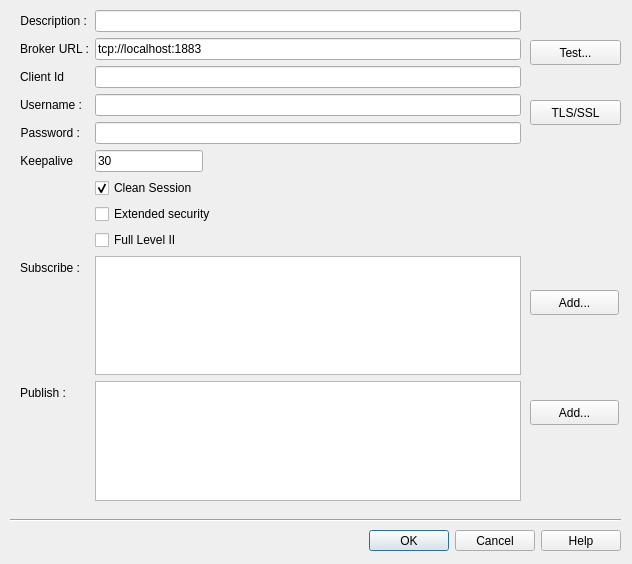
<?xml version="1.0" encoding="UTF-8"?>
<ui version="4.0">
 <class>CDlgConnSettingsMqtt</class>
 <widget class="QDialog" name="CDlgConnSettingsMqtt">
  <property name="geometry">
   <rect>
    <x>0</x>
    <y>0</y>
    <width>632</width>
    <height>564</height>
   </rect>
  </property>
  <property name="baseSize">
   <size>
    <width>0</width>
    <height>0</height>
   </size>
  </property>
  <property name="windowTitle">
   <string>MQTT Connection</string>
  </property>
  <property name="windowIcon">
   <iconset resource="vscpworks.qrc">
    <normaloff>:/process.png</normaloff>:/process.png</iconset>
  </property>
  <widget class="QDialogButtonBox" name="buttonBox">
   <property name="geometry">
    <rect>
     <x>10</x>
     <y>530</y>
     <width>611</width>
     <height>21</height>
    </rect>
   </property>
   <property name="orientation">
    <enum>Qt::Horizontal</enum>
   </property>
   <property name="standardButtons">
    <set>QDialogButtonBox::Cancel|QDialogButtonBox::Help|QDialogButtonBox::Ok</set>
   </property>
   <property name="centerButtons">
    <bool>false</bool>
   </property>
  </widget>
  <widget class="QWidget" name="formLayoutWidget">
   <property name="geometry">
    <rect>
     <x>20</x>
     <y>10</y>
     <width>501</width>
     <height>491</height>
    </rect>
   </property>
   <layout class="QFormLayout" name="formLayout">
    <item row="0" column="0">
     <widget class="QLabel" name="label">
      <property name="text">
       <string>Description :</string>
      </property>
      <property name="alignment">
       <set>Qt::AlignRight|Qt::AlignTrailing|Qt::AlignVCenter</set>
      </property>
      <property name="buddy">
       <cstring>editDescription</cstring>
      </property>
     </widget>
    </item>
    <item row="0" column="1">
     <widget class="QLineEdit" name="editDescription">
      <property name="toolTip">
       <string>Description for  connection used in connection table</string>
      </property>
      <property name="text">
       <string/>
      </property>
     </widget>
    </item>
    <item row="1" column="0">
     <widget class="QLabel" name="label_2">
      <property name="text">
       <string>Broker URL :</string>
      </property>
      <property name="alignment">
       <set>Qt::AlignRight|Qt::AlignTrailing|Qt::AlignVCenter</set>
      </property>
      <property name="buddy">
       <cstring>editHost</cstring>
      </property>
     </widget>
    </item>
    <item row="1" column="1">
     <widget class="QLineEdit" name="editHost">
      <property name="toolTip">
       <string>&lt;html&gt;&lt;head/&gt;&lt;body&gt;&lt;p&gt;URL for MQTT broker. Format is  tcp://srv.at.com:1883.&lt;/p&gt;&lt;/body&gt;&lt;/html&gt;</string>
      </property>
      <property name="text">
       <string>tcp://localhost:1883</string>
      </property>
     </widget>
    </item>
    <item row="2" column="0">
     <widget class="QLabel" name="label_7">
      <property name="text">
       <string>Client Id</string>
      </property>
      <property name="alignment">
       <set>Qt::AlignRight|Qt::AlignTrailing|Qt::AlignVCenter</set>
      </property>
      <property name="buddy">
       <cstring>editClientId</cstring>
      </property>
     </widget>
    </item>
    <item row="2" column="1">
     <widget class="QLineEdit" name="editClientId">
      <property name="sizePolicy">
       <sizepolicy hsizetype="Expanding" vsizetype="Fixed">
        <horstretch>0</horstretch>
        <verstretch>0</verstretch>
       </sizepolicy>
      </property>
      <property name="toolTip">
       <string>&lt;html&gt;&lt;head/&gt;&lt;body&gt;&lt;p&gt;Client id for connection. Leave blank to use autogenerated. With id subscriptions will be preserved between sessions.&lt;/p&gt;&lt;/body&gt;&lt;/html&gt;</string>
      </property>
      <property name="text">
       <string/>
      </property>
     </widget>
    </item>
    <item row="3" column="0">
     <widget class="QLabel" name="label_3">
      <property name="text">
       <string>Username :</string>
      </property>
      <property name="alignment">
       <set>Qt::AlignRight|Qt::AlignTrailing|Qt::AlignVCenter</set>
      </property>
      <property name="buddy">
       <cstring>editUser</cstring>
      </property>
     </widget>
    </item>
    <item row="3" column="1">
     <widget class="QLineEdit" name="editUser">
      <property name="toolTip">
       <string>Username to connect to MQTT broker</string>
      </property>
     </widget>
    </item>
    <item row="4" column="0">
     <widget class="QLabel" name="label_4">
      <property name="text">
       <string>Password :</string>
      </property>
      <property name="alignment">
       <set>Qt::AlignRight|Qt::AlignTrailing|Qt::AlignVCenter</set>
      </property>
      <property name="buddy">
       <cstring>editPassword</cstring>
      </property>
     </widget>
    </item>
    <item row="4" column="1">
     <widget class="QLineEdit" name="editPassword">
      <property name="toolTip">
       <string>Password to connect to MQTT broker</string>
      </property>
     </widget>
    </item>
    <item row="5" column="0">
     <widget class="QLabel" name="label_8">
      <property name="text">
       <string>Keepalive</string>
      </property>
      <property name="alignment">
       <set>Qt::AlignRight|Qt::AlignTrailing|Qt::AlignVCenter</set>
      </property>
      <property name="buddy">
       <cstring>editPassword</cstring>
      </property>
     </widget>
    </item>
    <item row="5" column="1">
     <widget class="QLineEdit" name="editKeepAlive">
      <property name="sizePolicy">
       <sizepolicy hsizetype="Fixed" vsizetype="Fixed">
        <horstretch>0</horstretch>
        <verstretch>0</verstretch>
       </sizepolicy>
      </property>
      <property name="toolTip">
       <string>&lt;html&gt;&lt;head/&gt;&lt;body&gt;&lt;p&gt;Keep alive intervall in seconds&lt;/p&gt;&lt;/body&gt;&lt;/html&gt;</string>
      </property>
      <property name="statusTip">
       <string>Keepalive interval in milliseconds (zero disables)</string>
      </property>
      <property name="text">
       <string>30</string>
      </property>
     </widget>
    </item>
    <item row="6" column="1">
     <widget class="QCheckBox" name="chkCleanSession">
      <property name="toolTip">
       <string>&lt;html&gt;&lt;head/&gt;&lt;body&gt;&lt;p&gt;Every connection is a clean session. If not checked you have to give a client id.&lt;/p&gt;&lt;/body&gt;&lt;/html&gt;</string>
      </property>
      <property name="text">
       <string>Clean Session</string>
      </property>
      <property name="checked">
       <bool>true</bool>
      </property>
     </widget>
    </item>
    <item row="7" column="1">
     <widget class="QCheckBox" name="chkExtendedSecurity">
      <property name="toolTip">
       <string>Enable extended security</string>
      </property>
      <property name="text">
       <string>Extended security</string>
      </property>
     </widget>
    </item>
    <item row="9" column="0">
     <widget class="QLabel" name="label_5">
      <property name="text">
       <string>Subscribe :</string>
      </property>
      <property name="alignment">
       <set>Qt::AlignRight|Qt::AlignTrailing|Qt::AlignVCenter</set>
      </property>
      <property name="buddy">
       <cstring>listSubscribe</cstring>
      </property>
     </widget>
    </item>
    <item row="9" column="1">
     <widget class="QListWidget" name="listSubscribe">
      <property name="contextMenuPolicy">
       <enum>Qt::CustomContextMenu</enum>
      </property>
      <property name="toolTip">
       <string>Subscriptions topics</string>
      </property>
      <property name="statusTip">
       <string>Right click to add/delete subscriptions</string>
      </property>
     </widget>
    </item>
    <item row="10" column="0">
     <widget class="QLabel" name="label_6">
      <property name="text">
       <string>Publish :</string>
      </property>
      <property name="alignment">
       <set>Qt::AlignRight|Qt::AlignTrailing|Qt::AlignVCenter</set>
      </property>
      <property name="buddy">
       <cstring>listPublish</cstring>
      </property>
     </widget>
    </item>
    <item row="10" column="1">
     <widget class="QListWidget" name="listPublish">
      <property name="contextMenuPolicy">
       <enum>Qt::CustomContextMenu</enum>
      </property>
      <property name="toolTip">
       <string>Publish topics</string>
      </property>
      <property name="statusTip">
       <string>Right click to add/delete  publishing topics</string>
      </property>
     </widget>
    </item>
    <item row="8" column="1">
     <widget class="QCheckBox" name="chkFullLevel2">
      <property name="toolTip">
       <string>Handle as full Level II interface</string>
      </property>
      <property name="text">
       <string>Full Level II</string>
      </property>
     </widget>
    </item>
   </layout>
  </widget>
  <widget class="QPushButton" name="btnTestConnection">
   <property name="geometry">
    <rect>
     <x>530</x>
     <y>40</y>
     <width>91</width>
     <height>25</height>
    </rect>
   </property>
   <property name="toolTip">
    <string>Test connection to MQTT broker´</string>
   </property>
   <property name="text">
    <string>Test...</string>
   </property>
  </widget>
  <widget class="QPushButton" name="btnTLS">
   <property name="geometry">
    <rect>
     <x>530</x>
     <y>100</y>
     <width>91</width>
     <height>25</height>
    </rect>
   </property>
   <property name="toolTip">
    <string>Define TLS/SSL settings</string>
   </property>
   <property name="text">
    <string>TLS/SSL</string>
   </property>
  </widget>
  <widget class="QPushButton" name="btnAddPublish">
   <property name="geometry">
    <rect>
     <x>530</x>
     <y>400</y>
     <width>89</width>
     <height>25</height>
    </rect>
   </property>
   <property name="toolTip">
    <string>Add Publish</string>
   </property>
   <property name="text">
    <string>Add...</string>
   </property>
  </widget>
  <widget class="QPushButton" name="btnAddSubscription">
   <property name="geometry">
    <rect>
     <x>530</x>
     <y>290</y>
     <width>89</width>
     <height>25</height>
    </rect>
   </property>
   <property name="toolTip">
    <string>Add Subscription</string>
   </property>
   <property name="text">
    <string>Add...</string>
   </property>
  </widget>
  <widget class="Line" name="line">
   <property name="geometry">
    <rect>
     <x>10</x>
     <y>510</y>
     <width>611</width>
     <height>20</height>
    </rect>
   </property>
   <property name="orientation">
    <enum>Qt::Horizontal</enum>
   </property>
  </widget>
 </widget>
 <tabstops>
  <tabstop>editDescription</tabstop>
  <tabstop>editHost</tabstop>
  <tabstop>editClientId</tabstop>
  <tabstop>editUser</tabstop>
  <tabstop>editPassword</tabstop>
  <tabstop>chkExtendedSecurity</tabstop>
  <tabstop>listSubscribe</tabstop>
  <tabstop>listPublish</tabstop>
  <tabstop>btnTLS</tabstop>
  <tabstop>btnTestConnection</tabstop>
  <tabstop>btnAddSubscription</tabstop>
  <tabstop>btnAddPublish</tabstop>
 </tabstops>
 <resources>
  <include location="vscpworks.qrc"/>
 </resources>
 <connections>
  <connection>
   <sender>buttonBox</sender>
   <signal>accepted()</signal>
   <receiver>CDlgConnSettingsMqtt</receiver>
   <slot>accept()</slot>
   <hints>
    <hint type="sourcelabel">
     <x>248</x>
     <y>254</y>
    </hint>
    <hint type="destinationlabel">
     <x>157</x>
     <y>274</y>
    </hint>
   </hints>
  </connection>
  <connection>
   <sender>buttonBox</sender>
   <signal>rejected()</signal>
   <receiver>CDlgConnSettingsMqtt</receiver>
   <slot>reject()</slot>
   <hints>
    <hint type="sourcelabel">
     <x>316</x>
     <y>260</y>
    </hint>
    <hint type="destinationlabel">
     <x>286</x>
     <y>274</y>
    </hint>
   </hints>
  </connection>
 </connections>
</ui>
